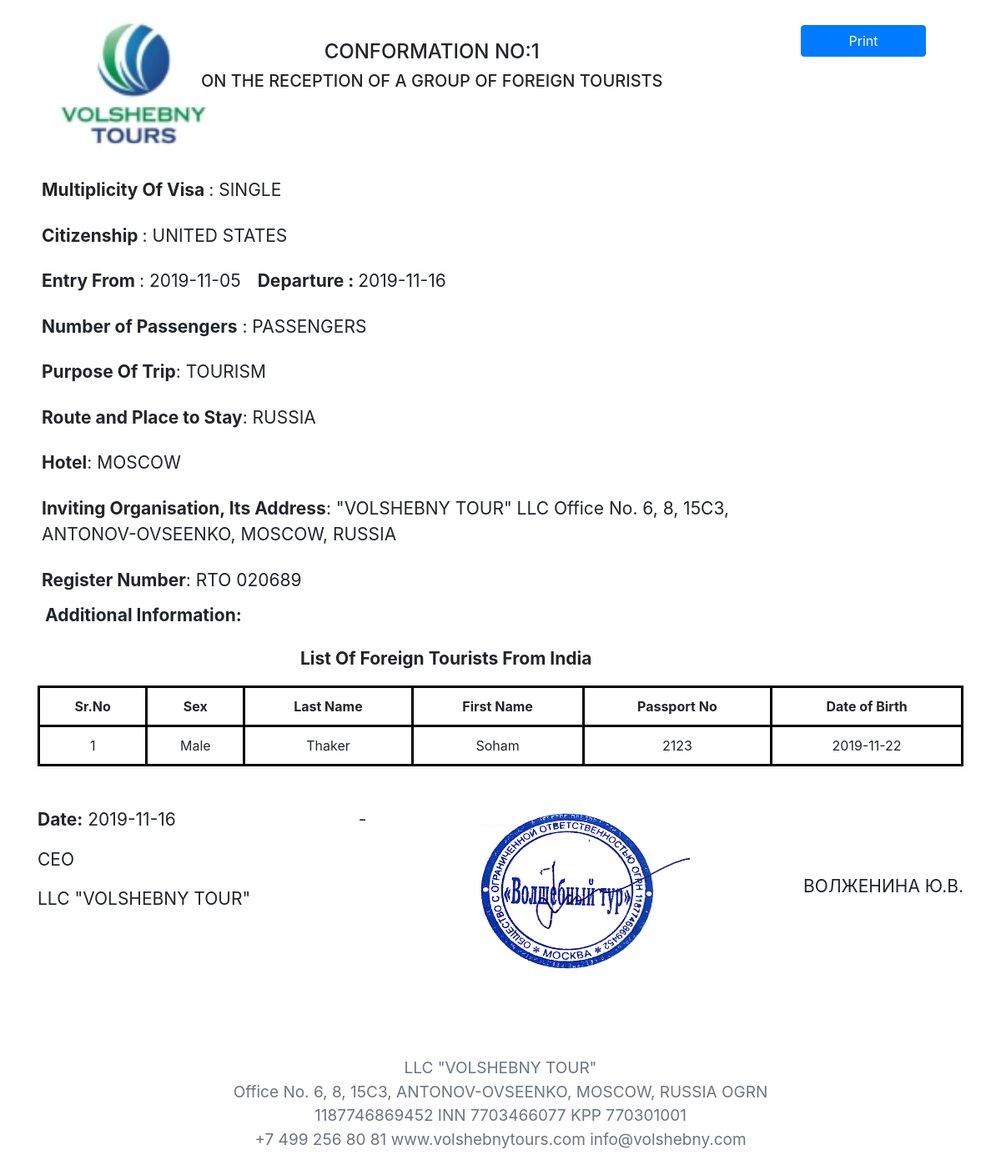
Page /English_stamp_visa/1 on the committed database.
### generateletter/models.py (models this page shows, shortened)
class Visaletters(models.Model):
    Organization_Details = models.ForeignKey(Organization,on_delete=models.PROTECT,related_name="Organization_Name",)
    MULTIPLICITY = (
        ("single", "single"),
        ("double", "double"),
    )
    PAS = (("1", "1"), ("2", "2"), ("3", "3"), ("4", "4"), ("5", "5"))
    TOUR = (
        ("TOURISM","TOURISM"),
        ("AIM TOURISM","AIM TOURISM")
    )
    GENDER = (
        ("M","M"),
        ("F","F"),
    )
    def number():
        no = Visaletters.objects.count()
        if no == None:
            return 1
        else:
            return (int(str( ( 220 - 64 ) + no + 1 )+"2019"))
    multiplicity = models.CharField(choices=MULTIPLICITY, default="SINGLE",max_length=100)
    no_passengers = models.IntegerField(default=1)
    Country = CountryField(blank_label='(select country)')
    Tourism= models.CharField(choices=TOUR, default="TOURISM",max_length= 100 )
    entry_from = models.CharField(max_length=200)
    departure_to = models.CharField(max_length=200)
    Visa_Letter_Number = models.CharField(default=number,max_length=200)
    Visa_Letter_N = models.CharField(default = str(number),editable=False,max_length=200)
    Date_of_letter = models.CharField(max_length=200, blank=True)
    Routes_and_Places = models.CharField(max_length=500, default="moscow")
    hotels = models.CharField(max_length=264)
    multi = (("Paid", "Paid"), ("unpaid", "unpaid"))
    Payment_status = models.CharField(max_length=200, choices=multi, default="unpaid")
    amount = models.PositiveIntegerField()
    firstname_1 = models.CharField(max_length=264)
    lastname_1 = models.CharField(max_length=264)
    Passport_Number_1 = models.CharField(max_length=200, unique=True)
    Date_Of_Birth_1 = models.CharField(max_length=200)
    Sex_1 = models.CharField(choices=GENDER,max_length=100)
    firstname_2 = models.CharField(max_length=264, blank=True)
    lastname_2 = models.CharField(max_length=264, blank=True)
    Passport_Number_2 = models.CharField(max_length=200, blank=True)
    Date_Of_Birth_2 = models.CharField(max_length=200, blank=True)
    Sex_2 = models.CharField(max_length=100,choices=GENDER, blank=True)
    firstname_3 = models.CharField(max_length=264, blank=True)
    lastname_3 = models.CharField(max_length=264, blank=True)
    Passport_Number_3 = models.CharField(max_length=200, blank=True)
    Date_Of_Birth_3 = models.CharField(max_length=200, blank=True)
    Sex_3 = models.CharField(max_length=100,choices=GENDER, blank=True)
    firstname_4 = models.CharField(max_length=264, blank=True)
    lastname_4 = models.CharField(max_length=264, blank=True)
    Passport_Number_4 = models.CharField(max_length=200, blank=True)
    Date_Of_Birth_4 = models.CharField(max_length=200, blank=True)
    Sex_4 = models.CharField(max_length=100,choices=GENDER, blank=True)
    firstname_5 = models.CharField(max_length=264, blank=True)
    lastname_5 = models.CharField(max_length=264, blank=True)
    Passport_Number_5 = models.CharField(max_length=200, blank=True)
    Date_Of_Birth_5 = models.CharField(max_length=200, blank=True)
    Sex_5 = models.CharField(max_length=100,choices=GENDER, blank=True)
    class Meta:
        verbose_name_plural = "Fill Form to Generate Visa Letter and Voucher"

### generateletter/views.py (the view)
# urls.py: path("English_stamp_visa/<int:pk>", views.Eng_stamp_visa.as_view(), name="English_stamp_visa"),
class Eng_stamp_visa(DetailView):
    model = Visaletters
    context_object_name = "detail_visa"
    template_name = "generateletter/Eng_stamp_visa.html"

### templates/generateletter/Eng_stamp_visa.html (shortened to what this page needs)
<html lang="en">
{% load staticfiles %}
{% load gtranslate %}
  <head>
    <link rel="stylesheet" href="https://stackpath.bootstrapcdn.com/bootstrap/4.3.1/css/bootstrap.min.css">
  </head>
  <body>
    <button id="printPageButton" class="btn btn-primary" onClick="window.print();" style="float: right; margin-right:90px; margin-top:30px; width:150px;">Print</button>
    <div class="container">
      <div class="row">
      <div class="col-2">
        <img src="{% static 'Logo--k7-01.jpg' %}" alt="VOLSHEBNY TOUR LLC" class="d-flex" style="width:200px; height:200px;">
      </div>
      <div class="col-10 mt-5 ">
        <h4 class="text-center col-10">CONFORMATION NO:{{ detail_visa.Visa_Letter_Number }}</h4>
        <h5 class="text-center col-10">ON THE RECEPTION OF A GROUP OF FOREIGN TOURISTS</h5>
      </div>
      </div>
      <div class="row">
      <ul class="list-group mb-1">
        <li class="list-group-item border-0 fontsize"><b>Multiplicity Of Visa </b> : <span  class="text-uppercase" >{{ detail_visa.multiplicity }}</span></li>
        <li class="list-group-item border-0 fontsize"><b>Citizenship  </b>: <span class="text-uppercase"> {{ detail_visa.Country.name }}</span></li>
        <li class="list-group-item border-0 fontsize"><b>Entry From </b>: {{ detail_visa.entry_from }}<span style="margin-left:20px"><b>Departure : </b>  {{ detail_visa.departure_to }}</span></li>
        <li class="list-group-item border-0 fontsize"><b>Number of Passengers</b> : {{ detail_visa.no_passenger }} PASSENGERS</li>
        <li class="list-group-item border-0 fontsize"><b>Purpose Of Trip</b>: {{detail_visa.Tourism}}</li>
        <li class="list-group-item border-0 fontsize"><b>Route and Place to Stay</b>: <span class="text-uppercase">{{ detail_visa.Routes_and_Places }}</span></li>
        <li class="list-group-item border-0 fontsize"><b>Hotel</b>: <span class="text-uppercase">{{ detail_visa.hotels }}</span></li>
        <li class="list-group-item border-0 fontsize"><b>Inviting Organisation, Its Address</b>: "VOLSHEBNY TOUR" LLC
            Office No. 6, 8, 15С3,<br> ANTONOV-OVSEENKO, MOSCOW, RUSSIA</li>
        <li class="list-group-item border-0 fontsize"><b>Register Number</b>: RTO 020689</li>
        <p class="ml-4 fontsize"><b>Additional Information:</b></p>
        </ul>
        <p class=" fontsize" style="margin-left:330px;padding-bottom:1px; "><b>List Of Foreign Tourists From India</b></p>
      </div>
      {% if detail_visa.firstname_5 %}
      <div>
      <table class="table differenttable table-bordered text-center">
        <thead>
        <tr>
          <th  class="notbold">Sr.No</th>
          <th  class="notbold">Sex</th>
          <th  class="notbold">Last Name</th>
          <th  class="notbold">First Name</th>
          <th  class="notbold">Passport No</th>
          <th  class="notbold">Date Of Birth</th>
        </tr>
        </thead>
        <tr>
            <td>1</td>
          <td  class="notbold">{{detail_visa.Sex_1}}</td>
          <td  class="notbold">{{detail_visa.lastname_1}}</td>
          <td  class="notbold">{{detail_visa.firstname_1}}</td>
          <td  class="notbold">{{detail_visa.Passport_Number_1}}</td>
          <td  class="notbold">{{detail_visa.Date_Of_Birth_1}}</td>
        </tr>
        <tr>
            <td>2</td>
          <td  class="notbold">{{detail_visa.Sex_2}}</td>
          <td  class="notbold">{{detail_visa.lastname_2}}</td>
          <td  class="notbold">{{detail_visa.firstname_2}}</td>
          <td  class="notbold">{{detail_visa.Passport_Number_2}}</td>
          <td  class="notbold">{{detail_visa.Date_Of_Birth_2}}</td>
        </tr>
        <tr>
            <td>3</td>
          <td  class="notbold">{{detail_visa.Sex_3}}</td>
          <td  class="notbold">{{detail_visa.lastname_3}}</td>
          <td  class="notbold">{{detail_visa.firstname_3}}</td>
          <td  class="notbold">{{detail_visa.Passport_Number_3}}</td>
          <td  class="notbold">{{detail_visa.Date_Of_Birth_3}}</td>
        </tr>
        <tr>
            <td>4</td>
          <td  class="notbold">{{detail_visa.Sex_4}}</td>
          <td  class="notbold">{{detail_visa.lastname_4}}</td>
          <td  class="notbold">{{detail_visa.firstname_4}}</td>
          <td  class="notbold">{{detail_visa.Passport_Number_4}}</td>
          <td  class="notbold">{{detail_visa.Date_Of_Birth_4}}</td>
        </tr>
        <tr>
            <td>5</td>
          <td  class="notbold">{{detail_visa.Sex_5}}</td>
          <td  class="notbold">{{detail_visa.lastname_5}}</td>
          <td  class="notbold">{{detail_visa.firstname_5}}</td>
          <td  class="notbold">{{detail_visa.Passport_Number_5}}</td>
          <td  class="notbold">{{detail_visa.Date_Of_Birth_5}}</td>
        </tr>
      </table>
      {% elif detail_visa.firstname_1 %}
      <table class="table differenttable table-bordered text-center">
        <thead>
        <tr>
            <th  class="notbold">Sr.No</th>
          <th>Sex</th>
          <th>Last Name</th>
          <th>First Name</th>
          <th>Passport No</th>
          <th>Date of Birth</th>
        </tr>
        </thead>
        <tr>
            <td>1</td>
          <td>{{detail_visa.Sex_1}}</td>
          <td>{{detail_visa.lastname_1}}</td>
          <td>{{detail_visa.firstname_1}}</td>
          <td>{{detail_visa.Passport_Number_1}}</td>
          <td>{{detail_visa.Date_Of_Birth_1}}</td>
        </tr>
      </table>
      {% endif %}
      <div class="d-flex flex-row justify-content-between mt-5 fontsize">
        <div >
          <p><b>Date:</b> {{detail_visa.Date_of_letter}}</p>
          <P>CEO</P>
          <P>LLC "VOLSHEBNY TOUR"</P>
        </div>
       - <div>
          <img src="{% static 'final3.jpg' %}" alt="" class="d-flex" style="width:265px; height:200px; ">
        </div>
        <div>
         <div>
            <p style="margin-top:80px" class="text-uppercase">Волженина Ю.В.</p>
          </div>
        </div>
      </div>
      <div class="row">
        <div class="col-8 text-center text-muted mx-auto" style="margin-top: 100px">
          <p class="font_size">
            LLC "VOLSHEBNY TOUR"<br>
               Office No. 6, 8, 15С3, ANTONOV-OVSEENKO, MOSCOW, RUSSIA
          OGRN 1187746869452 INN 7703466077 KPP 770301001<br>
            +7 499 256 80 81 www.volshebnytours.com info@volshebny.com</p>
        </div>
      </div>
</div>
  </body>
</html>

### templates/generateletter/Eng_stamp_visa.html (style rules this page uses)
.font_size { font-size: 19px; }
.fontsize { font-size: 21px; }
table.table-bordered > tbody > tr > td { border:3px solid black !important; }
table.table-bordered > thead > tr > th { border:3px solid black !important; }

### rows in the picture
Visaletters: Visa_Letter_Number "1", multiplicity "SINGLE", Country.name "UNITED STATES", entry_from "2019-11-05", departure_to "2019-11-16", Tourism "TOURISM", Routes_and_Places "RUSSIA", hotels "MOSCOW", Sex_1 "Male", lastname_1 "Thaker", firstname_1 "Soham", Passport_Number_1 "2123", Date_Of_Birth_1 "2019-11-22", Date_of_letter "2019-11-16"
